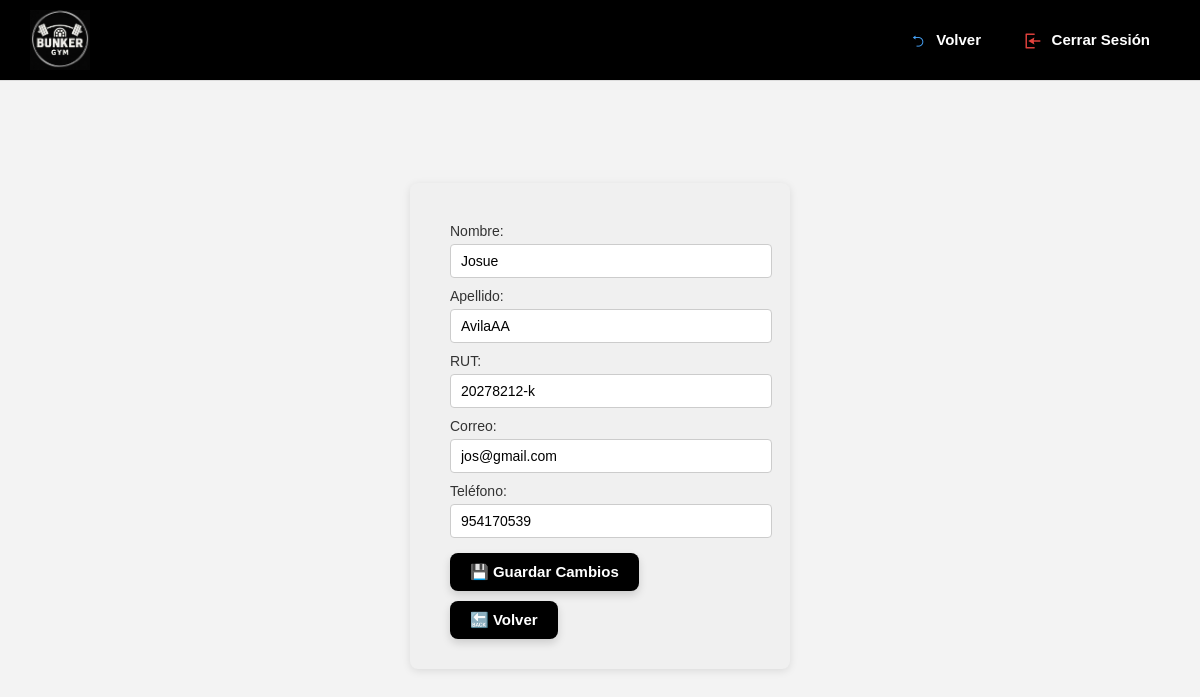
Page /modificar-cliente/1/ (signed in) on the earlier database version.
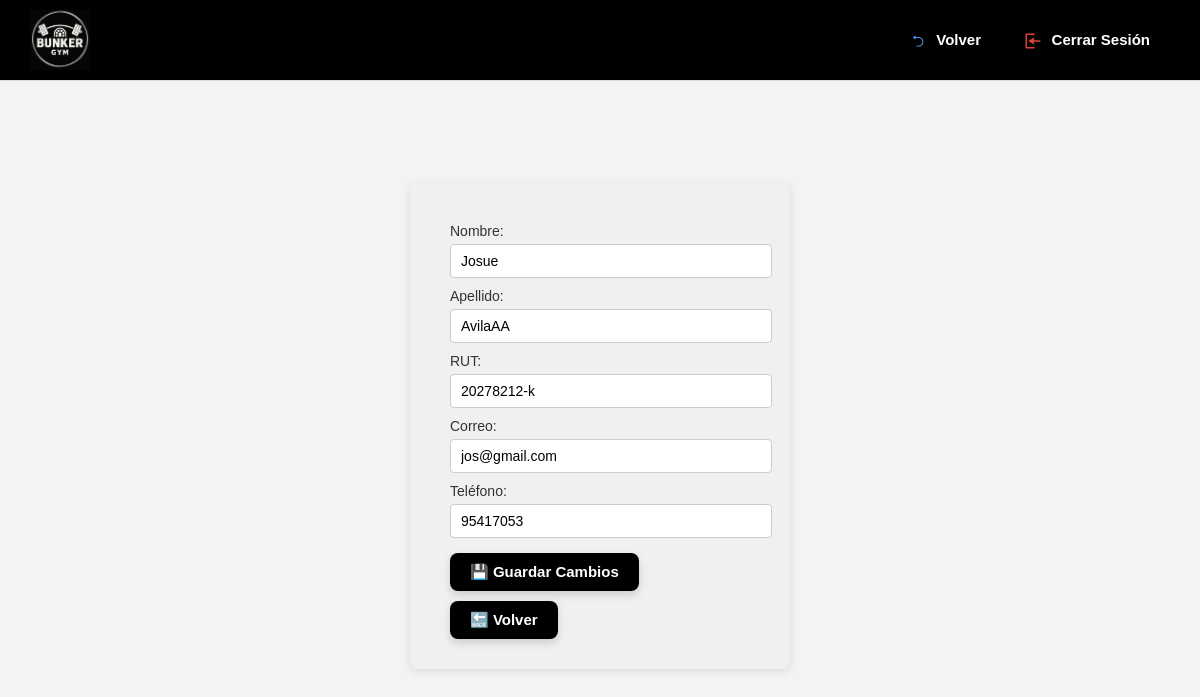
Same page on the later database version.
### core/models.py (models this page shows, shortened)
class Cliente(models.Model):
    METODOS_PAGO = [
        ('Efectivo', 'Efectivo'),
        ('Debito', 'Débito'),
        ('Credito', 'Crédito'),
        ('Transferencia', 'Transferencia'),
    ]
    nombre = models.CharField(max_length=50)
    apellido = models.CharField(max_length=50)
    rut = models.CharField(max_length=12, unique=True)
    correo = models.EmailField()
    telefono = models.CharField(max_length=15)
    huella_template = models.BinaryField(null=True, blank=True)
    mensualidad = models.ForeignKey(Mensualidad, on_delete=models.SET_NULL, null=True, blank=True)
    plan_personalizado = models.ForeignKey(PlanPersonalizado, on_delete=models.SET_NULL, null=True, blank=True)
    metodo_pago = models.CharField(max_length=20, choices=METODOS_PAGO, null=True, blank=True)
    fecha_inicio_plan = models.DateField(default=timezone.now, null=True, blank=True)
    fecha_fin_plan = models.DateField(null=True, blank=True)

### core/views.py (the view)
    def wrapper(request, *args, **kwargs):
        admin_id = request.session.get('admin_id')
        if not admin_id:
            return redirect('login')
        try:
            request.admin = Admin.objects.get(id=admin_id)
        except Admin.DoesNotExist:
            return redirect('login')
        return view_func(request, *args, **kwargs)

### core/views.py (called while the page is built, shortened)
def admin_required(view_func):
    def wrapper(request, *args, **kwargs):
        admin_id = request.session.get('admin_id')
        if not admin_id:
            return redirect('login')
        try:
            request.admin = Admin.objects.get(id=admin_id)
        except Admin.DoesNotExist:
            return redirect('login')
        return view_func(request, *args, **kwargs)
    return wrapper

@admin_required
def modificar_cliente(request, cliente_id):
    cliente = get_object_or_404(Cliente, id=cliente_id)
    return render(request, 'core/modificar_cliente.html', {'cliente': cliente})

### core/templates/core/modificar_cliente.html (shortened to what this page needs)
{% extends 'core/home.html' %}
{% load static %}
{% block content %}
<div class="form-container">
    <form method="POST" class="formulario">
        <label>Nombre:</label>
        <input type="text" name="nombre" value="{{ cliente.nombre }}" required>
        <label>Apellido:</label>
        <input type="text" name="apellido" value="{{ cliente.apellido }}" required>
        <label>RUT:</label>
        <input type="text" name="rut" value="{{ cliente.rut }}" required>
        <label>Correo:</label>
        <input type="email" name="correo" value="{{ cliente.correo }}" required>
        <label>Teléfono:</label>
        <input type="text" name="telefono" value="{{ cliente.telefono }}" required>
        <button type="submit" class="btn-global" style="margin-top: 15px; margin-bottom: 10px;">💾 Guardar Cambios</button>
        <a href="{% url 'renovarCliente' %}" class="btn-global">🔙 Volver</a>
    </form>
</div>
{% endblock %}

Differences in the rows shown:
changed Cliente "Josue": telefono "954170539" → "95417053"
